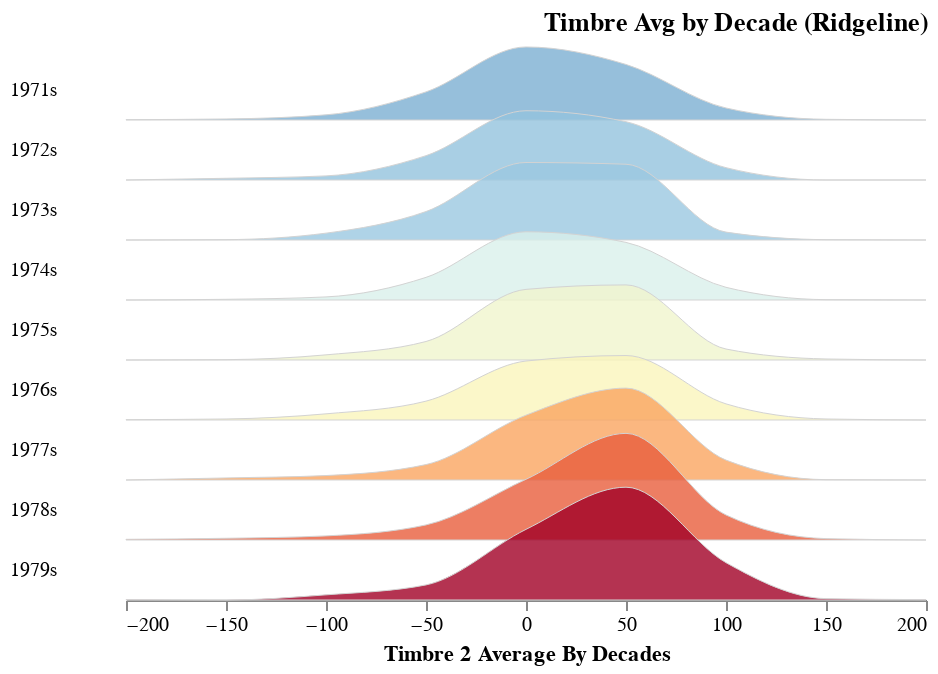

Notebook code cell kept with this figure:
### Code cell
# make a plot?
step = 30   # adjust height of each kde
overlap = 1

alt.Chart(test_set, height=step).transform_timeunit(
    as_ = "Year", timeUnit="year", field="yearly"
).transform_joinaggregate(
    mean_timbre2='mean(TimbreAvg2)', groupby=['Year']
).transform_bin(
    ['bin_max', 'bin_min'], 'TimbreAvg2'
).transform_aggregate(
    value='count()', groupby=['Year', 'mean_timbre2', 'bin_min', 'bin_max']
).transform_impute(
    impute='value', groupby=['Year', 'mean_timbre2'], key='bin_min', value=0
).mark_area(
    interpolate='monotone',
    fillOpacity=0.8,
    stroke='lightgray',
    strokeWidth=0.5
).encode(
    alt.X('bin_min:Q', bin='binned', title='Timbre 2 Average By Decades'),
    alt.Y(
        'value:Q',
        scale=alt.Scale(range=[step, -step * overlap]),   
        axis=None
    ),
    alt.Fill(
        'mean_timbre2:Q',
        legend=None,
        scale=alt.Scale(domain=[10, -20], scheme='redyellowblue')  # adjust color 
    )
).facet(
    row=alt.Row(
        'Year:T',    # only accepts T type: convert things to T type first 
        #timeUnit = "year",
        title=None,
        header=alt.Header(labelAngle=0, labelAlign='right', format='%Y'+"s")
    )
).properties(
    title='Timbre Avg by Decade (Ridgeline)',
    bounds='flush'
).configure_facet(
    spacing=0
).configure_view(
    stroke=None
).configure_title(
    anchor='end'
)

### Figure 1 — Vega-Lite specification as saved in the notebook (floating-point values rounded to 4 significant figures; data arrays with more than 128 entries replaced by an {"elided": "..."} marker saying what was removed)
{"config": {"view": {"continuousWidth": 400, "continuousHeight": 300, "stroke": null}, "facet": {"spacing": 0}, "title": {"anchor": "end"}}, "data": {"name": "data-7026136ac7eb533acfb3a5e5d3917164"}, "facet": {"row": {"type": "temporal", "field": "Year", "header": {"format": "%Ys", "labelAlign": "right", "labelAngle": 0}, "title": null}}, "spec": {"mark": {"type": "area", "fillOpacity": 0.8, "interpolate": "monotone", "stroke": "lightgray", "strokeWidth": 0.5}, "encoding": {"fill": {"type": "quantitative", "field": "mean_timbre2", "legend": null, "scale": {"domain": [10, -20], "scheme": "redyellowblue"}}, "x": {"type": "quantitative", "bin": "binned", "field": "bin_min", "title": "Timbre 2 Average By Decades"}, "y": {"type": "quantitative", "axis": null, "field": "value", "scale": {"range": [30, -30]}}}, "height": 30, "transform": [{"field": "yearly", "timeUnit": "year", "as": "Year"}, {"joinaggregate": [{"op": "mean", "field": "TimbreAvg2", "as": "mean_timbre2"}], "groupby": ["Year"]}, {"bin": true, "field": "TimbreAvg2", "as": ["bin_max", "bin_min"]}, {"aggregate": [{"op": "count", "as": "value"}], "groupby": ["Year", "mean_timbre2", "bin_min", "bin_max"]}, {"impute": "value", "key": "bin_min", "groupby": ["Year", "mean_timbre2"], "value": 0}]}, "bounds": "flush", "title": "Timbre Avg by Decade (Ridgeline)", "$schema": "https://vega.github.io/schema/vega-lite/v4.8.1.json", "datasets": {"data-7026136ac7eb533acfb3a5e5d3917164": {"elided": "5000 records"}}}
